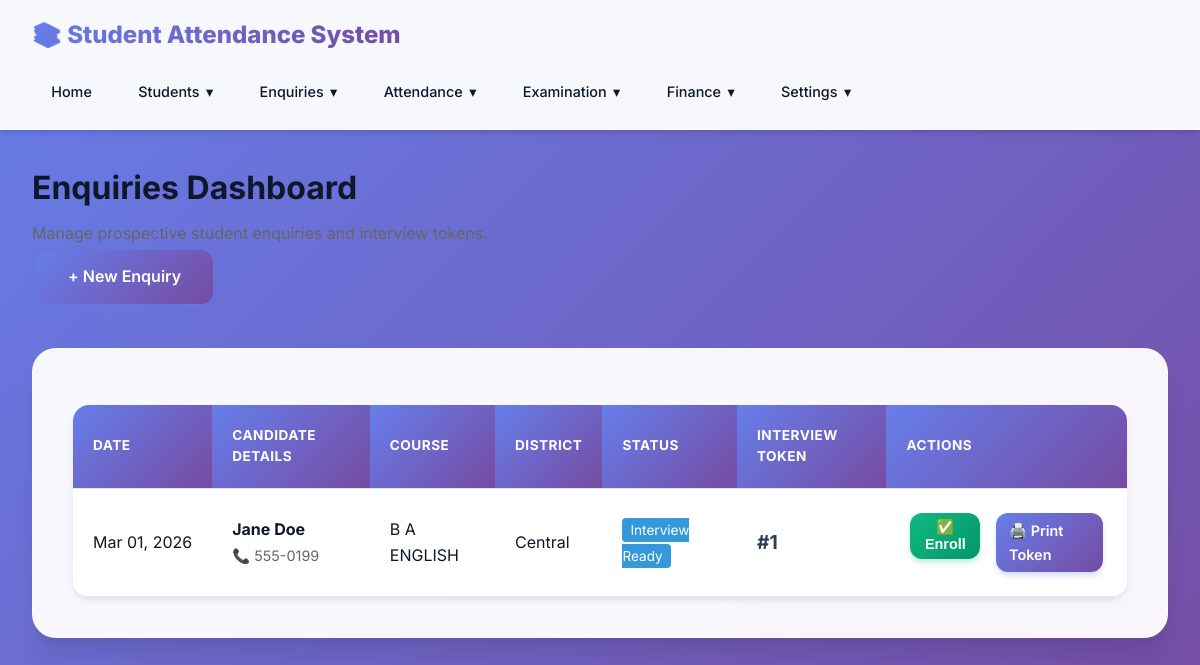
The page /enquiries/ on the database its author committed.
### students/models.py (models this page shows, shortened)
class Enquiry(models.Model):
    STATUS_CHOICES = [
        ('Pending', 'Pending'),
        ('Token Generated', 'Token Generated'),
        ('Enrolled', 'Enrolled'),
        ('Rejected', 'Rejected'),
    ]
    name = models.CharField(max_length=100)
    phone = models.CharField(max_length=15)
    course = models.ForeignKey('Division', on_delete=models.SET_NULL, null=True, blank=True)
    district = models.CharField(max_length=100)
    status = models.CharField(max_length=20, choices=STATUS_CHOICES, default='Pending')
    token_number = models.IntegerField(null=True, blank=True)
    created_at = models.DateTimeField(auto_now_add=True)
    updated_at = models.DateTimeField(auto_now=True)
    class Meta:
        ordering = ['-created_at']
        verbose_name_plural = 'Enquiries'

class Division(models.Model):
    name = models.CharField(max_length=100, unique=True)
    description = models.TextField(blank=True)
    class Meta:
        ordering = ['name']

### students/views.py (the view)
# urls.py: path('enquiries/', views.enquiry_list_view, name='enquiry_list'),
def enquiry_list_view(request):
    from .models import Enquiry
    enquiries = Enquiry.objects.all()
    return render(request, 'students/enquiry_list.html', {'enquiries': enquiries})

### students/templates/students/enquiry_list.html (shortened to what this page needs)
{% extends 'students/base.html' %}
{% block content %}
<div class="flex-between align-center" style="margin-bottom: 2rem;">
    <div>
        <h1 style="margin: 0;">Enquiries Dashboard</h1>
        <p style="color: #666; margin-top: 0.5rem;">Manage prospective student enquiries and interview tokens.</p>
    </div>
    <a href="{% url 'students:enquiry_create' %}" class="btn btn-primary">+ New Enquiry</a>
</div>
<div class="card">
    <div class="table-wrapper">
        <table>
            <thead>
                <tr>
                    <th>Date</th>
                    <th>Candidate Details</th>
                    <th>Course</th>
                    <th>District</th>
                    <th>Status</th>
                    <th>Interview Token</th>
                    <th>Actions</th>
                </tr>
            </thead>
            <tbody>
                {% for enquiry in enquiries %}
                <tr>
                    <td style="white-space: nowrap;">{{ enquiry.created_at|date:"M d, Y" }}</td>
                    <td>
                        <strong>{{ enquiry.name }}</strong><br>
                        <span style="color: #666; font-size: 0.9em;">📞 {{ enquiry.phone }}</span>
                    </td>
                    <td>{{ enquiry.course.name|default:"-" }}</td>
                    <td>{{ enquiry.district }}</td>
                    <td>
                        {% if enquiry.status == 'Pending' %}
                            <span class="status-badge status-warning">Pending</span>
                        {% elif enquiry.status == 'Token Generated' %}
                            <span class="status-badge" style="background-color: #3498db; color: white; padding: 0.25rem 0.5rem; border-radius: 4px; font-size: 0.85em;">Interview Ready</span>
                        {% elif enquiry.status == 'Enrolled' %}
                            <span class="status-badge status-success">Enrolled</span>
                        {% else %}
                            <span class="status-badge status-danger">{{ enquiry.status }}</span>
                        {% endif %}
                    </td>
                    <td>
                        {% if enquiry.token_number %}
                            <strong style="font-size: 1.2em; color: #2c3e50;">#{{ enquiry.token_number }}</strong>
                        {% else %}
                            <span style="color: #ccc;">-</span>
                        {% endif %}
                    </td>
                    <td>
                        <div style="display: flex; gap: 0.5rem;">
                            {% if enquiry.status == 'Pending' %}
                                <form action="{% url 'students:enquiry_generate_token' enquiry.pk %}" method="post" style="margin:0;">
                                    {% csrf_token %}
                                    <button type="submit" class="btn" style="background-color: #3498db; padding: 0.4rem 0.8rem; font-size: 0.9em;" title="Candidate Arrived - Generate Token">🎫 Generate Token</button>
                                </form>
                            {% elif enquiry.status == 'Token Generated' %}
                                <form action="{% url 'students:enquiry_enroll' enquiry.pk %}" method="post" style="margin:0;">
                                    <button type="submit" class="btn btn-success" style="padding: 0.4rem 0.8rem; font-size: 0.9em;" title="Interview Passed - Enroll Student" onclick="return confirm('Are you sure you want to enroll {{ enquiry.name }}? This will create an active Student profile.');">✅ Enroll</button>
                                </form>
                                <a href="{% url 'students:enquiry_token_print' enquiry.pk %}" class="btn" style="background-color: #95a5a6; padding: 0.4rem 0.8rem; font-size: 0.9em;" target="_blank">🖨️ Print Token</a>
                            {% elif enquiry.status == 'Enrolled' %}
                                <span style="color: #27ae60; font-weight: bold;">✔ Application Complete</span>
                            {% endif %}
                        </div>
                    </td>
                </tr>
                {% endfor %}
            </tbody>
        </table>
    </div>
</div>
{% endblock %}

### students/templates/students/base.html (style rules this page uses)
* { margin: 0; padding: 0; box-sizing: border-box; }
:root { --primary: #6366f1; --primary-dark: #4f46e5; --primary-light: #818cf8; --secondary: #ec4899; --accent: #8b5cf6; --success: #10b981; --danger: #ef4444; --warning: #f59e0b; --dark: #0f172a; --dark-secondary: #1e293b; --light: #f8fafc; --gray: #64748b; --border: #e2e8f0; --shadow: rgba(0, 0, 0, 0.1); --gradient-1: linear-gradient(135deg, #667eea 0%, #764ba2 100%); --gradient-2: linear-gradient(135deg, #f093fb 0%, #f5576c 100%); --gradient-3: linear-gradient(135deg, #4facfe 0%, #00f2fe 100%); --gradient-4: linear-gradient(135deg, #43e97b 0%, #38f9d7 100%); }
body { font-family: 'Inter', -apple-system, BlinkMacSystemFont, 'Segoe UI', Roboto, sans-serif; background: linear-gradient(135deg, #667eea 0%, #764ba2 100%); color: var(--dark); min-height: 100vh; line-height: 1.6; }
.card { background: rgba(255, 255, 255, 0.95); backdrop-filter: blur(20px); border-radius: 24px; padding: 2.5rem; margin-bottom: 2rem; box-shadow: 0 20px 25px -5px rgba(0, 0, 0, 0.1), 0 10px 10px -5px rgba(0, 0, 0, 0.04); border: 1px solid rgba(255, 255, 255, 0.3); transition: all 0.3s cubic-bezier(0.4, 0, 0.2, 1); }
.btn { display: inline-block; padding: 0.875rem 2rem; background: var(--gradient-1); color: white; text-decoration: none; border-radius: 12px; border: none; cursor: pointer; transition: all 0.3s cubic-bezier(0.4, 0, 0.2, 1); font-size: 1rem; font-weight: 600; margin: 0.25rem; position: relative; overflow: hidden; box-shadow: 0 4px 6px -1px rgba(102, 126, 234, 0.3); }
.btn::before { content: ''; position: absolute; top: 50%; left: 50%; width: 0; height: 0; border-radius: 50%; background: rgba(255, 255, 255, 0.2); transform: translate(-50%, -50%); transition: width 0.6s, height 0.6s; }
.btn-success { background: linear-gradient(135deg, #10b981 0%, #059669 100%); box-shadow: 0 4px 6px -1px rgba(16, 185, 129, 0.3); }
.table-wrapper { overflow-x: auto; -webkit-overflow-scrolling: touch; margin-top: 1rem; border-radius: 16px; box-shadow: 0 4px 6px -1px rgba(0, 0, 0, 0.1); }
table { width: 100%; border-collapse: collapse; min-width: 600px; background: white; }
th, td { padding: 1.25rem; text-align: left; border-bottom: 1px solid var(--border); }
th { background: linear-gradient(135deg, #667eea 0%, #764ba2 100%); color: white; font-weight: 700; text-transform: uppercase; font-size: 0.85rem; letter-spacing: 0.5px; }
tbody tr { transition: all 0.3s ease; }

### rows shown on the page
Enquiry: created_at "Mar 01, 2026", name "Jane Doe", phone "555-0199", course.name "B A ENGLISH", district "Central", status "Interview Ready", token_number "1"
